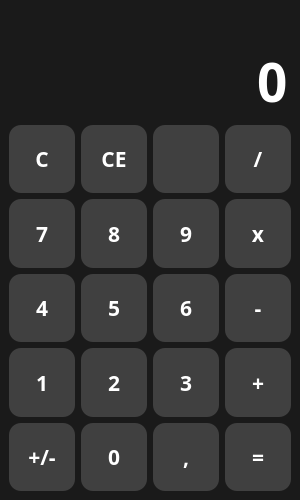
<?xml version="1.0" encoding="UTF-8"?>
<ui version="4.0">
 <class>mainWindow</class>
 <widget class="QMainWindow" name="mainWindow">
  <property name="geometry">
   <rect>
    <x>0</x>
    <y>0</y>
    <width>300</width>
    <height>500</height>
   </rect>
  </property>
  <property name="minimumSize">
   <size>
    <width>300</width>
    <height>500</height>
   </size>
  </property>
  <property name="windowTitle">
   <string>Calc</string>
  </property>
  <property name="windowIcon">
   <iconset resource="calcres.qrc">
    <normaloff>:/icons/icons/calculate.svg</normaloff>:/icons/icons/calculate.svg</iconset>
  </property>
  <property name="styleSheet">
   <string notr="true">QWidget {
	color: white;
	background-color: #1a1a1a;
	font-family: Rubik;
	font-size: 16pt;
	font-weight: 600;
}

QPushButton {
	background-color:  #404040;
	border: none;
    border-radius: 12px;
}

QPushButton:hover {
	background-color: #303030;
}

QPushButton:pressed {
	background-color: #202020;
	border: 1px;
	border-style: solid;
	border-color:  #303030
}</string>
  </property>
  <widget class="QWidget" name="centralwidget">
   <layout class="QVBoxLayout" name="verticalLayout">
    <item>
     <widget class="QLabel" name="label1">
      <property name="sizePolicy">
       <sizepolicy hsizetype="Preferred" vsizetype="Maximum">
        <horstretch>0</horstretch>
        <verstretch>0</verstretch>
       </sizepolicy>
      </property>
      <property name="styleSheet">
       <string notr="true">color: #888;</string>
      </property>
      <property name="text">
       <string/>
      </property>
      <property name="alignment">
       <set>Qt::AlignmentFlag::AlignRight|Qt::AlignmentFlag::AlignTrailing|Qt::AlignmentFlag::AlignVCenter</set>
      </property>
     </widget>
    </item>
    <item>
     <widget class="QLineEdit" name="lineEdit1">
      <property name="sizePolicy">
       <sizepolicy hsizetype="Expanding" vsizetype="Maximum">
        <horstretch>0</horstretch>
        <verstretch>0</verstretch>
       </sizepolicy>
      </property>
      <property name="styleSheet">
       <string notr="true">font-size: 40pt;
border: none;</string>
      </property>
      <property name="text">
       <string>0</string>
      </property>
      <property name="maxLength">
       <number>16</number>
      </property>
      <property name="alignment">
       <set>Qt::AlignmentFlag::AlignRight|Qt::AlignmentFlag::AlignTrailing|Qt::AlignmentFlag::AlignVCenter</set>
      </property>
      <property name="readOnly">
       <bool>true</bool>
      </property>
     </widget>
    </item>
    <item>
     <layout class="QGridLayout" name="gridLayout">
      <item row="4" column="0">
       <widget class="QPushButton" name="btn_negative">
        <property name="sizePolicy">
         <sizepolicy hsizetype="Minimum" vsizetype="Expanding">
          <horstretch>0</horstretch>
          <verstretch>0</verstretch>
         </sizepolicy>
        </property>
        <property name="cursor">
         <cursorShape>PointingHandCursor</cursorShape>
        </property>
        <property name="text">
         <string>+/-</string>
        </property>
       </widget>
      </item>
      <item row="0" column="2">
       <widget class="QPushButton" name="btn_undo">
        <property name="sizePolicy">
         <sizepolicy hsizetype="Minimum" vsizetype="Expanding">
          <horstretch>0</horstretch>
          <verstretch>0</verstretch>
         </sizepolicy>
        </property>
        <property name="cursor">
         <cursorShape>PointingHandCursor</cursorShape>
        </property>
        <property name="text">
         <string/>
        </property>
        <property name="icon">
         <iconset resource="calcres.qrc">
          <normaloff>:/icons/icons/backspace.svg</normaloff>:/icons/icons/backspace.svg</iconset>
        </property>
        <property name="iconSize">
         <size>
          <width>24</width>
          <height>24</height>
         </size>
        </property>
        <property name="shortcut">
         <string>Backspace</string>
        </property>
       </widget>
      </item>
      <item row="3" column="0">
       <widget class="QPushButton" name="btn_1">
        <property name="sizePolicy">
         <sizepolicy hsizetype="Minimum" vsizetype="Expanding">
          <horstretch>0</horstretch>
          <verstretch>0</verstretch>
         </sizepolicy>
        </property>
        <property name="cursor">
         <cursorShape>PointingHandCursor</cursorShape>
        </property>
        <property name="text">
         <string>1</string>
        </property>
        <property name="shortcut">
         <string>1</string>
        </property>
       </widget>
      </item>
      <item row="0" column="1">
       <widget class="QPushButton" name="btn_CE">
        <property name="sizePolicy">
         <sizepolicy hsizetype="Minimum" vsizetype="Expanding">
          <horstretch>0</horstretch>
          <verstretch>0</verstretch>
         </sizepolicy>
        </property>
        <property name="cursor">
         <cursorShape>PointingHandCursor</cursorShape>
        </property>
        <property name="text">
         <string>CE</string>
        </property>
       </widget>
      </item>
      <item row="1" column="0">
       <widget class="QPushButton" name="btn_7">
        <property name="sizePolicy">
         <sizepolicy hsizetype="Minimum" vsizetype="Expanding">
          <horstretch>0</horstretch>
          <verstretch>0</verstretch>
         </sizepolicy>
        </property>
        <property name="cursor">
         <cursorShape>PointingHandCursor</cursorShape>
        </property>
        <property name="text">
         <string>7</string>
        </property>
        <property name="shortcut">
         <string>7</string>
        </property>
       </widget>
      </item>
      <item row="2" column="0">
       <widget class="QPushButton" name="btn_4">
        <property name="sizePolicy">
         <sizepolicy hsizetype="Minimum" vsizetype="Expanding">
          <horstretch>0</horstretch>
          <verstretch>0</verstretch>
         </sizepolicy>
        </property>
        <property name="cursor">
         <cursorShape>PointingHandCursor</cursorShape>
        </property>
        <property name="text">
         <string>4</string>
        </property>
        <property name="shortcut">
         <string>4</string>
        </property>
       </widget>
      </item>
      <item row="0" column="0">
       <widget class="QPushButton" name="btn_C">
        <property name="sizePolicy">
         <sizepolicy hsizetype="Minimum" vsizetype="Expanding">
          <horstretch>0</horstretch>
          <verstretch>0</verstretch>
         </sizepolicy>
        </property>
        <property name="cursor">
         <cursorShape>PointingHandCursor</cursorShape>
        </property>
        <property name="text">
         <string>C</string>
        </property>
       </widget>
      </item>
      <item row="0" column="3">
       <widget class="QPushButton" name="btn_p">
        <property name="sizePolicy">
         <sizepolicy hsizetype="Minimum" vsizetype="Expanding">
          <horstretch>0</horstretch>
          <verstretch>0</verstretch>
         </sizepolicy>
        </property>
        <property name="cursor">
         <cursorShape>PointingHandCursor</cursorShape>
        </property>
        <property name="text">
         <string>/</string>
        </property>
        <property name="shortcut">
         <string>/</string>
        </property>
       </widget>
      </item>
      <item row="1" column="1">
       <widget class="QPushButton" name="btn_8">
        <property name="sizePolicy">
         <sizepolicy hsizetype="Minimum" vsizetype="Expanding">
          <horstretch>0</horstretch>
          <verstretch>0</verstretch>
         </sizepolicy>
        </property>
        <property name="cursor">
         <cursorShape>PointingHandCursor</cursorShape>
        </property>
        <property name="text">
         <string>8</string>
        </property>
        <property name="shortcut">
         <string>8</string>
        </property>
       </widget>
      </item>
      <item row="1" column="2">
       <widget class="QPushButton" name="btn_9">
        <property name="sizePolicy">
         <sizepolicy hsizetype="Minimum" vsizetype="Expanding">
          <horstretch>0</horstretch>
          <verstretch>0</verstretch>
         </sizepolicy>
        </property>
        <property name="cursor">
         <cursorShape>PointingHandCursor</cursorShape>
        </property>
        <property name="text">
         <string>9</string>
        </property>
        <property name="shortcut">
         <string>9</string>
        </property>
       </widget>
      </item>
      <item row="2" column="1">
       <widget class="QPushButton" name="btn_5">
        <property name="sizePolicy">
         <sizepolicy hsizetype="Minimum" vsizetype="Expanding">
          <horstretch>0</horstretch>
          <verstretch>0</verstretch>
         </sizepolicy>
        </property>
        <property name="cursor">
         <cursorShape>PointingHandCursor</cursorShape>
        </property>
        <property name="text">
         <string>5</string>
        </property>
        <property name="shortcut">
         <string>5</string>
        </property>
       </widget>
      </item>
      <item row="2" column="2">
       <widget class="QPushButton" name="btn_6">
        <property name="sizePolicy">
         <sizepolicy hsizetype="Minimum" vsizetype="Expanding">
          <horstretch>0</horstretch>
          <verstretch>0</verstretch>
         </sizepolicy>
        </property>
        <property name="cursor">
         <cursorShape>PointingHandCursor</cursorShape>
        </property>
        <property name="text">
         <string>6</string>
        </property>
        <property name="shortcut">
         <string>6</string>
        </property>
       </widget>
      </item>
      <item row="3" column="1">
       <widget class="QPushButton" name="btn_2">
        <property name="sizePolicy">
         <sizepolicy hsizetype="Minimum" vsizetype="Expanding">
          <horstretch>0</horstretch>
          <verstretch>0</verstretch>
         </sizepolicy>
        </property>
        <property name="cursor">
         <cursorShape>PointingHandCursor</cursorShape>
        </property>
        <property name="text">
         <string>2</string>
        </property>
        <property name="shortcut">
         <string>2</string>
        </property>
       </widget>
      </item>
      <item row="3" column="2">
       <widget class="QPushButton" name="btn_3">
        <property name="sizePolicy">
         <sizepolicy hsizetype="Minimum" vsizetype="Expanding">
          <horstretch>0</horstretch>
          <verstretch>0</verstretch>
         </sizepolicy>
        </property>
        <property name="cursor">
         <cursorShape>PointingHandCursor</cursorShape>
        </property>
        <property name="text">
         <string>3</string>
        </property>
        <property name="shortcut">
         <string>3</string>
        </property>
       </widget>
      </item>
      <item row="4" column="1">
       <widget class="QPushButton" name="btn_0">
        <property name="sizePolicy">
         <sizepolicy hsizetype="Minimum" vsizetype="Expanding">
          <horstretch>0</horstretch>
          <verstretch>0</verstretch>
         </sizepolicy>
        </property>
        <property name="cursor">
         <cursorShape>PointingHandCursor</cursorShape>
        </property>
        <property name="text">
         <string>0</string>
        </property>
        <property name="shortcut">
         <string>0</string>
        </property>
       </widget>
      </item>
      <item row="4" column="2">
       <widget class="QPushButton" name="btn_dot">
        <property name="sizePolicy">
         <sizepolicy hsizetype="Minimum" vsizetype="Expanding">
          <horstretch>0</horstretch>
          <verstretch>0</verstretch>
         </sizepolicy>
        </property>
        <property name="cursor">
         <cursorShape>PointingHandCursor</cursorShape>
        </property>
        <property name="text">
         <string>,</string>
        </property>
        <property name="shortcut">
         <string>,</string>
        </property>
       </widget>
      </item>
      <item row="1" column="3">
       <widget class="QPushButton" name="btn_x">
        <property name="sizePolicy">
         <sizepolicy hsizetype="Minimum" vsizetype="Expanding">
          <horstretch>0</horstretch>
          <verstretch>0</verstretch>
         </sizepolicy>
        </property>
        <property name="cursor">
         <cursorShape>PointingHandCursor</cursorShape>
        </property>
        <property name="text">
         <string>x</string>
        </property>
        <property name="shortcut">
         <string>*</string>
        </property>
       </widget>
      </item>
      <item row="2" column="3">
       <widget class="QPushButton" name="btn_minus">
        <property name="sizePolicy">
         <sizepolicy hsizetype="Minimum" vsizetype="Expanding">
          <horstretch>0</horstretch>
          <verstretch>0</verstretch>
         </sizepolicy>
        </property>
        <property name="cursor">
         <cursorShape>PointingHandCursor</cursorShape>
        </property>
        <property name="text">
         <string>-</string>
        </property>
        <property name="shortcut">
         <string>-</string>
        </property>
       </widget>
      </item>
      <item row="3" column="3">
       <widget class="QPushButton" name="btn_plus">
        <property name="sizePolicy">
         <sizepolicy hsizetype="Minimum" vsizetype="Expanding">
          <horstretch>0</horstretch>
          <verstretch>0</verstretch>
         </sizepolicy>
        </property>
        <property name="cursor">
         <cursorShape>PointingHandCursor</cursorShape>
        </property>
        <property name="text">
         <string>+</string>
        </property>
        <property name="shortcut">
         <string>+</string>
        </property>
       </widget>
      </item>
      <item row="4" column="3">
       <widget class="QPushButton" name="btn_equal">
        <property name="sizePolicy">
         <sizepolicy hsizetype="Minimum" vsizetype="Expanding">
          <horstretch>0</horstretch>
          <verstretch>0</verstretch>
         </sizepolicy>
        </property>
        <property name="cursor">
         <cursorShape>PointingHandCursor</cursorShape>
        </property>
        <property name="text">
         <string>=</string>
        </property>
        <property name="shortcut">
         <string>=</string>
        </property>
       </widget>
      </item>
     </layout>
    </item>
   </layout>
  </widget>
 </widget>
 <resources>
  <include location="calcres.qrc"/>
 </resources>
 <connections/>
</ui>
